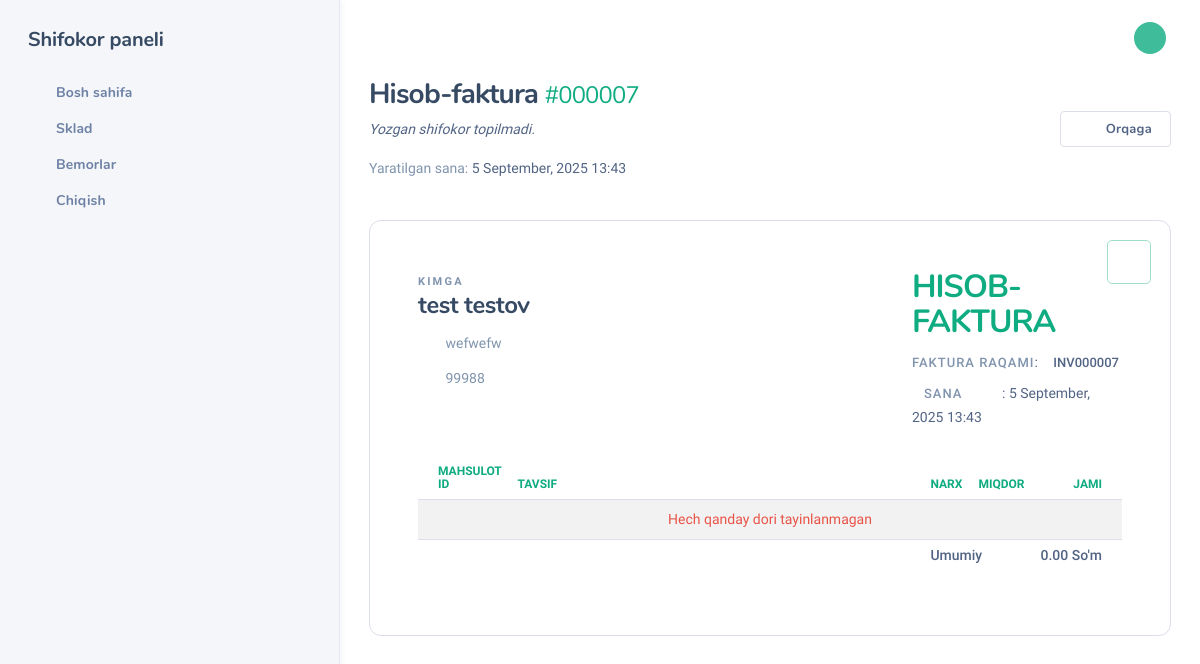
The page /invoice/7/ (signed in) on the database its author committed.
### main/models.py (models this page shows, shortened)
class Patient(models.Model):
    name = models.CharField(max_length=100)
    surname = models.CharField(max_length=100)
    phone = models.CharField(max_length=20)
    address = models.CharField(max_length=255)
    created_at = models.DateTimeField(auto_now_add=True,blank=True, null=True)
    class Meta:
        ordering = ['-created_at']
        verbose_name = "Bemor"
        verbose_name_plural = "Bemorlar"

### main/views.py (the view)
# urls.py: path('invoice/<int:patient_id>/', patient_invoice_view, name='patient_invoice'),
@login_required
def patient_invoice_view(request, patient_id):
    patient = get_object_or_404(Patient, id=patient_id)
    prescriptions = PatientMedicine.objects.filter(patient=patient)
    subtotal = sum(p.total_price for p in prescriptions)
    processing_fee = Decimal("10.00")
    tax = subtotal * Decimal("0.10")
    total = subtotal #+ processing_fee + tax
    first_prescription = prescriptions.first()
    prescribed_by = first_prescription.prescribed_by if first_prescription else None
    context = {
        'patient': patient,
        'prescriptions': prescriptions,
        'created_at': timezone.now(),
        'invoice_number': f"INV{patient.id:06d}",
        'subtotal': f"{subtotal:.2f}",
        'processing_fee': f"{processing_fee:.2f}",
        'tax': f"{tax:.2f}",
        'total': f"{total:.2f}",
        'prescribed_by': prescribed_by,
    }
    return render(request, 'patient_detail.html', context)

### templates/patient_detail.html (shortened to what this page needs)
{% extends "base.html" %}
{% block content %}
{%load static%}
{% load tz %}
<div class="nk-content">
    <div class="container-fluid">
        <div class="nk-content-inner">
            <div class="nk-content-body">
                <div class="nk-block-head">
                    <div class="nk-block-between g-3">
                        <div class="nk-block-head-content">
                            <h3 class="nk-block-title page-title">Hisob-faktura
                                <strong class="text-primary small">#{{ patient.id|stringformat:"06d" }}</strong>
                            </h3>
                            {% if prescribed_by %}
                                <p><strong>Yozgan shifokor:</strong> {{ prescribed_by.get_full_name }}</p>
                                <p><strong>Joyi:</strong> {%for p in prescribed_by.place.all%}{{ p }}{%endfor%}</p>
                                <p><strong>Lavozimi:</strong> {{ prescribed_by.who }}</p>
                            {% else %}
                                <p><em>Yozgan shifokor topilmadi.</em></p>
                            {% endif %}
                            <div class="nk-block-des text-soft">
                                <ul class="list-inline">
                                    <li>Yaratilgan sana:
                                        <span class="text-base">{{ created_at|date:"j F, Y H:i" }}</span>
                                    </li>
                                </ul>
                            </div>
                        </div>
                        <div class="nk-block-head-content">
                            <a href="{% url 'list_patients' %}" class="btn btn-outline-light bg-white d-none d-sm-inline-flex">
                                <em class="icon ni ni-arrow-left"></em><span>Orqaga</span>
                            </a>
                        </div>
                    </div>
                </div>
                <div class="nk-block">
                    <div class="invoice">
                        <div class="invoice-action">
                            <a class="btn btn-icon btn-lg btn-white btn-dim btn-outline-primary"
                               href="#" target="_blank">
                                <em class="icon ni ni-printer-fill"></em>
                            </a>
                        </div>
                        <div class="invoice-wrap">
                            <div class="invoice-head">
                                <div class="invoice-contact">
                                    <span class="overline-title">Kimga</span>
                                    <div class="invoice-contact-info">
                                        <h4 class="title">{{ patient.name }} {{ patient.surname }}</h4>
                                        <ul class="list-plain">
                                            <li>
                                                <em class="icon ni ni-map-pin-fill"></em>
                                                <span>{{ patient.address }}</span>
                                            </li>
                                            <li>
                                                <em class="icon ni ni-call-fill"></em>
                                                <span>{{ patient.phone }}</span>
                                            </li>
                                        </ul>
                                    </div>
                                </div>
                                <div class="invoice-desc">
                                    <h3 class="title">Hisob-faktura</h3>
                                    <ul class="list-plain">
                                        <li class="invoice-id"><span>Faktura raqami</span>:
                                            <span>{{ invoice_number }}</span>
                                        </li>
                                        <li class="invoice-date"><span>Sana</span>:
                                            {{ created_at|localtime|date:"j F, Y H:i" }}
                                        </li>
                                    </ul>
                                </div>
                            </div>
                            <div class="invoice-bills">
                                <div class="table-responsive">
                                    <table class="table table-striped">
                                        <thead>
                                            <tr>
                                                <th class="w-150px">Mahsulot ID</th>
                                                <th class="w-60">Tavsif</th>
                                                <th>Narx</th>
                                                <th>Miqdor</th>
                                                <th>Jami</th>
                                            </tr>
                                        </thead>
                                        <tbody>
                                            {% if prescriptions %}
                                                {% for item in prescriptions %}
                                                    <tr>
                                                        <td>{{ item.medicine.id }}</td>
                                                        <td>{{ item.medicine.name }}</td>
                                                        <td>{{ item.unit_price }}</td>
                                                        <td>{{ item.display_quantity }}</td>
                                                        <td>{{ item.total_price|floatformat:2 }}</td>
                                                    </tr>
                                                {% endfor %}
                                            {% else %}
                                                <tr>
                                                    <td colspan="5" class="text-center text-danger">Hech qanday dori tayinlanmagan</td>
                                                </tr>
                                            {% endif %}
                                        </tbody>
                                        <tfoot>
                                            <tr>
                                                <td colspan="2"></td>
                                                <td colspan="2"><strong>Umumiy</strong></td>
                                                <td><strong>{{ total }} So'm</strong></td>
                                            </tr>
                                        </tfoot>
                                    </table>
                                </div>
                            </div>
                        </div>
                    </div>
                </div>
            </div>
        </div>
    </div>
</div>
{% endblock %}

### rows shown on the page
Patient: id "000007", name "test", surname "testov", address "wefwefw", phone "99988"

### other values the page prints
{{ invoice_number }} "INV000007"
{{ total }} "0.00"
